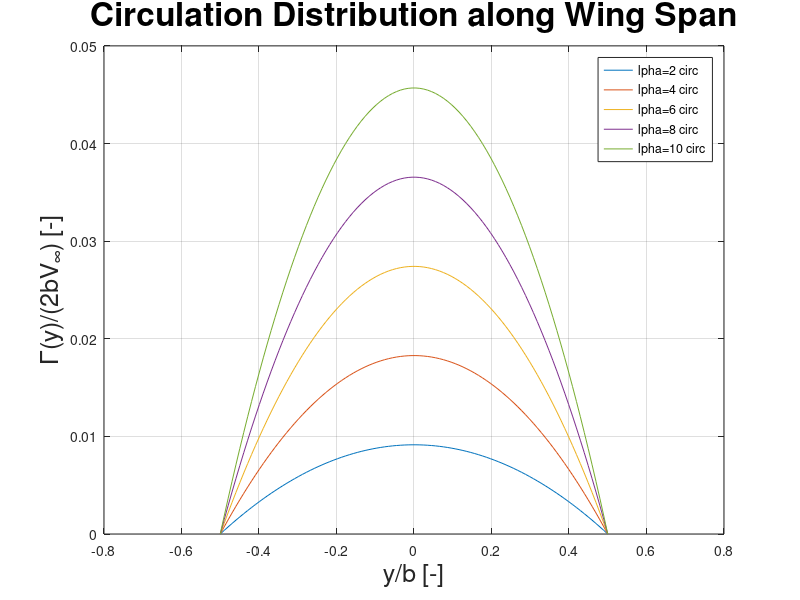
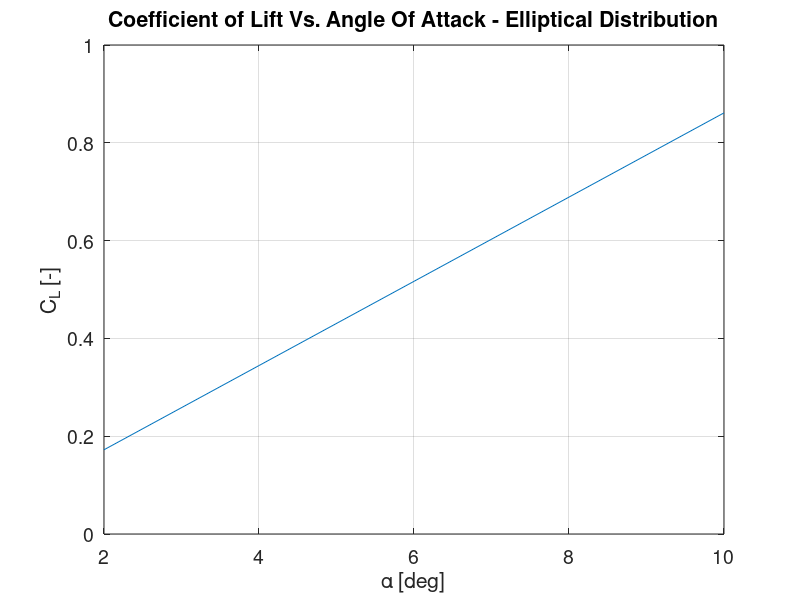
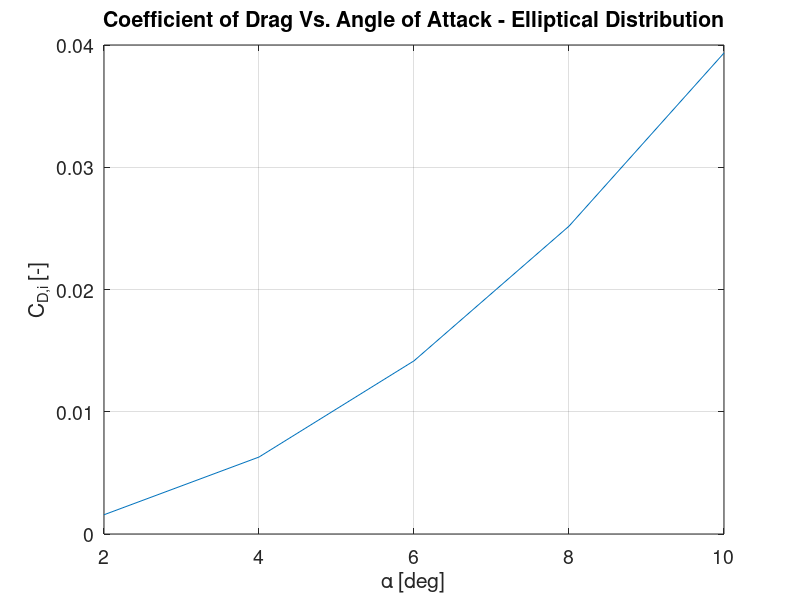
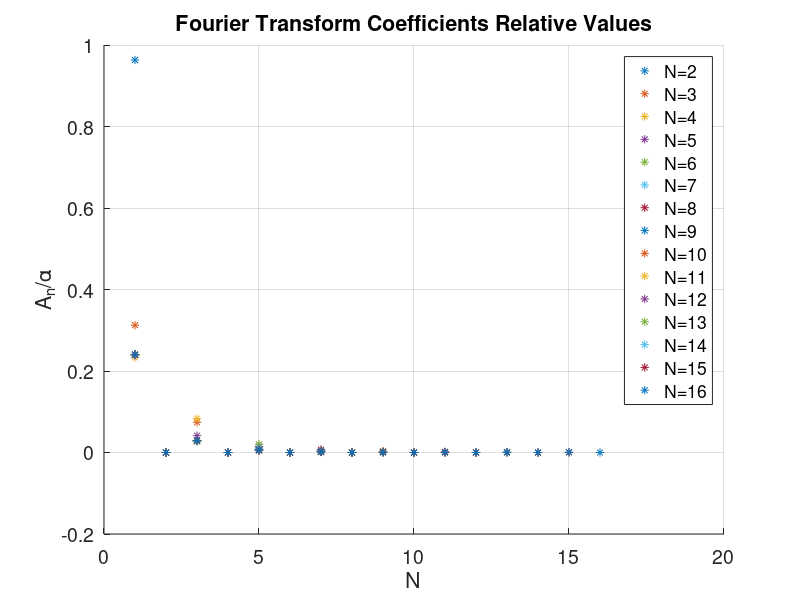

Source code (MATLAB) for these figures, in order: (Note: this script raises an error after producing the figures.)
clear all;
close all;
% RUN WITHOUT CLOSE ALL FOR PART E THEN CHANGE AR %
y_b=linspace(-0.5,0.5);
AR=6;
aoa=linspace(2,10,5);
aoa_radians=aoa.*pi/180;
figure;
for j=1:length(aoa)
    for k=1:length(y_b)
        gam_dist(j,k)=aoa_radians(j)./(2./(pi.*1/6.*sqrt(1-4.*y_b(k).^2))).*sqrt(1-4.*y_b(k).^2);
    end
    C_L_Elliptic(j)=gam_dist(j,length(y_b)/2).*pi.*AR;  
    C_Di_ell(j)=(C_L_Elliptic(j).^2)/(pi.*AR); 
    plot(y_b,gam_dist(j,:));
    hold on;
end
%------- CIRCULATION ALONG WINGSPAN --------%
xlabel('y/b [-]','FontSize',18);
ylabel('\Gamma(y)/(2bV_{\infty}) [-]','FontSize',18);
title("Circulation Distribution along Wing Span",'FontSize',24);
legend("\alpha=2 \circ","\alpha=4 \circ","\alpha=6 \circ","\alpha=8 \circ","\alpha=10 \circ");
grid on;
hold off;
figure;
% ------- COEFFICIENT OF LIFT _------- %
plot(aoa,C_L_Elliptic);
xlabel('\alpha [deg]','FontSize',18);
ylabel('C_L [-]','FontSize',18);
title("Coefficient of Lift Vs. Angle Of Attack - Elliptical Distribution",'FontSize',26);
set(gca,'FontSize',14);
grid on;
% --------------- COEFFICIENT OF DRAG -------%
figure;
plot(aoa,C_Di_ell);
xlabel('\alpha [deg]','FontSize',18);
ylabel('C_{D,i} [-]','FontSize',18);
title("Coefficient of Drag Vs. Angle of Attack - Elliptical Distribution",'FontSize',26);
set(gca,'FontSize',14);
grid on;

% -------- PART 2B --------- %
figure;
hold on 
N=2:1:16;
for i=1:length(N)
    theta_0=linspace(0.01, pi-0.01, N(i));
    for j=1:N(i)
        for k=1:N(i)
            LHS_temp(j,k,i)=((2/pi)*AR)*sin(k*theta_0(j))+k*(sin(k*theta_0(j))/sin(theta_0(j)));  %For rectangular wing --> AR=b/c.
        end    
    end
    LHS=LHS_temp(1:N(i),1:N(i),i);
    RHS=ones(N(i),1);
    An(1:N(i),i)=linsolve(LHS,RHS);
    plot(1:N(i),An(1:N(i),i),'*');
end
xlabel('N','FontSize',18);
ylabel('A_n/\alpha','FontSize',18);
title('Fourier Transform Coefficients Relative Values','FontSize',24);
set(gca,'FontSize',14);
legend('N=2','N=3','N=4','N=5','N=6','N=7','N=8','N=9','N=10','N=11','N=12','N=13','N=14','N=15','N=16');
hold off;
grid on;
yb=-cos(theta)./2;
for i=1:length(N)
    theta=linspace(0,pi); 
    for t=1:length(theta)
         gamma_dist(i,t)=sum(An(1:N(i),i).*sin((1:N(i))'.*theta(t)));
    end
end
figure;
hold on 
for a=1:length(aoa_radians)
    plot(yb,aoa_radians(a).*gamma_dist(15,:));
end
ylabel('\Gamma(y)/2bV_{\infty}');
xlabel('y/b');
title('Circulation Distribution Along the Wing N = 16','FontSize',24);
set(gca,'FontSize',12);
legend('\alpha=2 deg','\alpha=4 deg','\alpha=6 deg','\alpha=8 deg','\alpha=10 deg');
hold off;
grid on;
figure;
hold on 
for i=1:length(N)
    plot(yb,gamma_dist(i,:));
end
ylabel('\Gamma(y)/2bV_{\infty}\alpha');
xlabel('y/b');
title('Circulation Distribution Along the Wing N = 2-16','FontSize',24);
set(gca,'FontSize',12);
legend('N=2','N=3','N=4','N=5','N=6','N=7','N=8','N=9','N=10','N=11','N=12','N=13','N=14','N=15','N=16');
grid on;
hold off;
figure(13);
hold on;
C_L_first=An(1,end)*pi*AR;
C_Di_first=(C_L_first.^2/(pi*AR))*(1+sum((1:N(15))'.*An(:,15).^2)./An(1,15).^2);
C_L_vec=C_L_first*aoa_radians;
C_Di_vec=C_Di_first*aoa_radians;

plot(aoa, C_L_vec);
xlabel('\alpha [deg]','FontSize',18);
ylabel('C_L [-]','FontSize',18);
title("Coefficient of Lift Vs. Angle Of Attack - Fourier N = 16 series",'FontSize',26);
legend('AR=3','AR=6','AR=12','AR=20');
grid on;

figure;
plot(aoa, C_Di_vec);
xlabel('\alpha [deg]','FontSize',18);
ylabel('C_{D,i} [-]','FontSize',18);
title("Coefficient of Induced Drag Vs. Angle Of Attack - Fourier N = 16 series",'FontSize',26);
grid on;

